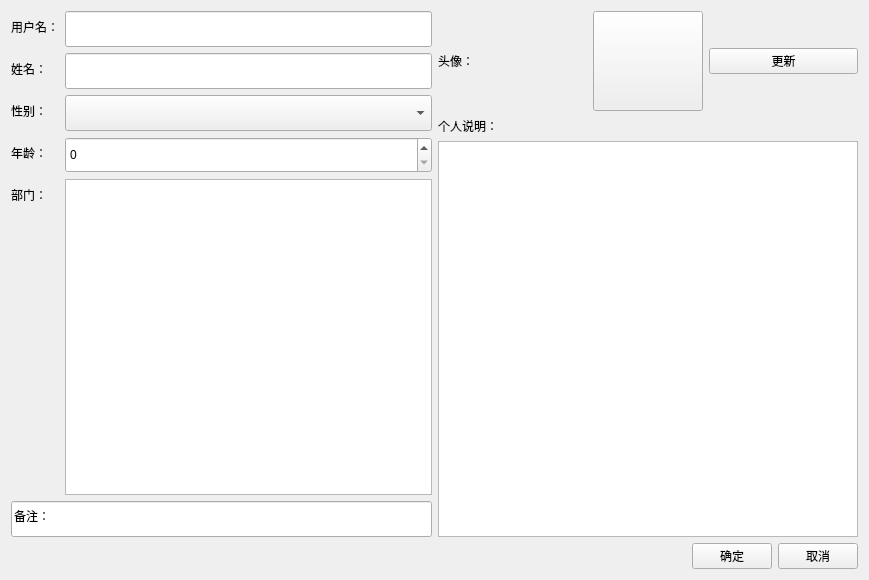
<?xml version="1.0" encoding="UTF-8"?>
<ui version="4.0">
 <class>Widget</class>
 <widget class="QWidget" name="Widget">
  <property name="geometry">
   <rect>
    <x>0</x>
    <y>0</y>
    <width>869</width>
    <height>580</height>
   </rect>
  </property>
  <property name="windowTitle">
   <string>Widget</string>
  </property>
  <layout class="QVBoxLayout" name="verticalLayout_4">
   <item>
    <layout class="QVBoxLayout" name="verticalLayout_3">
     <item>
      <layout class="QHBoxLayout" name="horizontalLayout_2">
       <item>
        <layout class="QVBoxLayout" name="verticalLayout">
         <item>
          <layout class="QFormLayout" name="formLayout">
           <item row="0" column="0">
            <widget class="QLabel" name="label">
             <property name="text">
              <string>用户名：</string>
             </property>
            </widget>
           </item>
           <item row="0" column="1">
            <widget class="QLineEdit" name="lineEdit">
             <property name="minimumSize">
              <size>
               <width>0</width>
               <height>36</height>
              </size>
             </property>
            </widget>
           </item>
           <item row="1" column="0">
            <widget class="QLabel" name="label_2">
             <property name="text">
              <string>姓名：</string>
             </property>
            </widget>
           </item>
           <item row="1" column="1">
            <widget class="QLineEdit" name="lineEdit_2">
             <property name="minimumSize">
              <size>
               <width>0</width>
               <height>36</height>
              </size>
             </property>
            </widget>
           </item>
           <item row="2" column="0">
            <widget class="QLabel" name="label_3">
             <property name="text">
              <string>性别：</string>
             </property>
            </widget>
           </item>
           <item row="2" column="1">
            <widget class="QComboBox" name="comboBox">
             <property name="minimumSize">
              <size>
               <width>0</width>
               <height>36</height>
              </size>
             </property>
            </widget>
           </item>
           <item row="3" column="0">
            <widget class="QLabel" name="label_5">
             <property name="text">
              <string>年龄：</string>
             </property>
            </widget>
           </item>
           <item row="3" column="1">
            <widget class="QSpinBox" name="spinBox">
             <property name="minimumSize">
              <size>
               <width>0</width>
               <height>36</height>
              </size>
             </property>
            </widget>
           </item>
           <item row="4" column="0">
            <widget class="QLabel" name="label_4">
             <property name="text">
              <string>部门：</string>
             </property>
            </widget>
           </item>
           <item row="4" column="1">
            <widget class="QTextEdit" name="textEdit"/>
           </item>
          </layout>
         </item>
         <item>
          <widget class="QLineEdit" name="lineEdit_4">
           <property name="minimumSize">
            <size>
             <width>0</width>
             <height>36</height>
            </size>
           </property>
           <property name="text">
            <string>备注：</string>
           </property>
          </widget>
         </item>
        </layout>
       </item>
       <item>
        <layout class="QVBoxLayout" name="verticalLayout_2">
         <item>
          <layout class="QHBoxLayout" name="horizontalLayout">
           <item>
            <widget class="QLabel" name="label_6">
             <property name="text">
              <string>头像：</string>
             </property>
            </widget>
           </item>
           <item>
            <widget class="QPushButton" name="pushButton">
             <property name="minimumSize">
              <size>
               <width>110</width>
               <height>100</height>
              </size>
             </property>
             <property name="maximumSize">
              <size>
               <width>110</width>
               <height>100</height>
              </size>
             </property>
             <property name="text">
              <string/>
             </property>
            </widget>
           </item>
           <item>
            <widget class="QPushButton" name="pushButton_2">
             <property name="text">
              <string>更新</string>
             </property>
            </widget>
           </item>
          </layout>
         </item>
         <item>
          <widget class="QLabel" name="label_7">
           <property name="text">
            <string>个人说明：</string>
           </property>
          </widget>
         </item>
         <item>
          <widget class="QTextEdit" name="textEdit_2"/>
         </item>
        </layout>
       </item>
      </layout>
     </item>
     <item>
      <layout class="QHBoxLayout" name="horizontalLayout_3">
       <item>
        <spacer name="horizontalSpacer">
         <property name="orientation">
          <enum>Qt::Horizontal</enum>
         </property>
         <property name="sizeHint" stdset="0">
          <size>
           <width>40</width>
           <height>20</height>
          </size>
         </property>
        </spacer>
       </item>
       <item>
        <widget class="QPushButton" name="pushButton_3">
         <property name="text">
          <string>确定</string>
         </property>
        </widget>
       </item>
       <item>
        <widget class="QPushButton" name="pushButton_4">
         <property name="text">
          <string>取消</string>
         </property>
        </widget>
       </item>
      </layout>
     </item>
    </layout>
   </item>
  </layout>
 </widget>
 <layoutdefault spacing="6" margin="11"/>
 <resources/>
 <connections/>
</ui>
